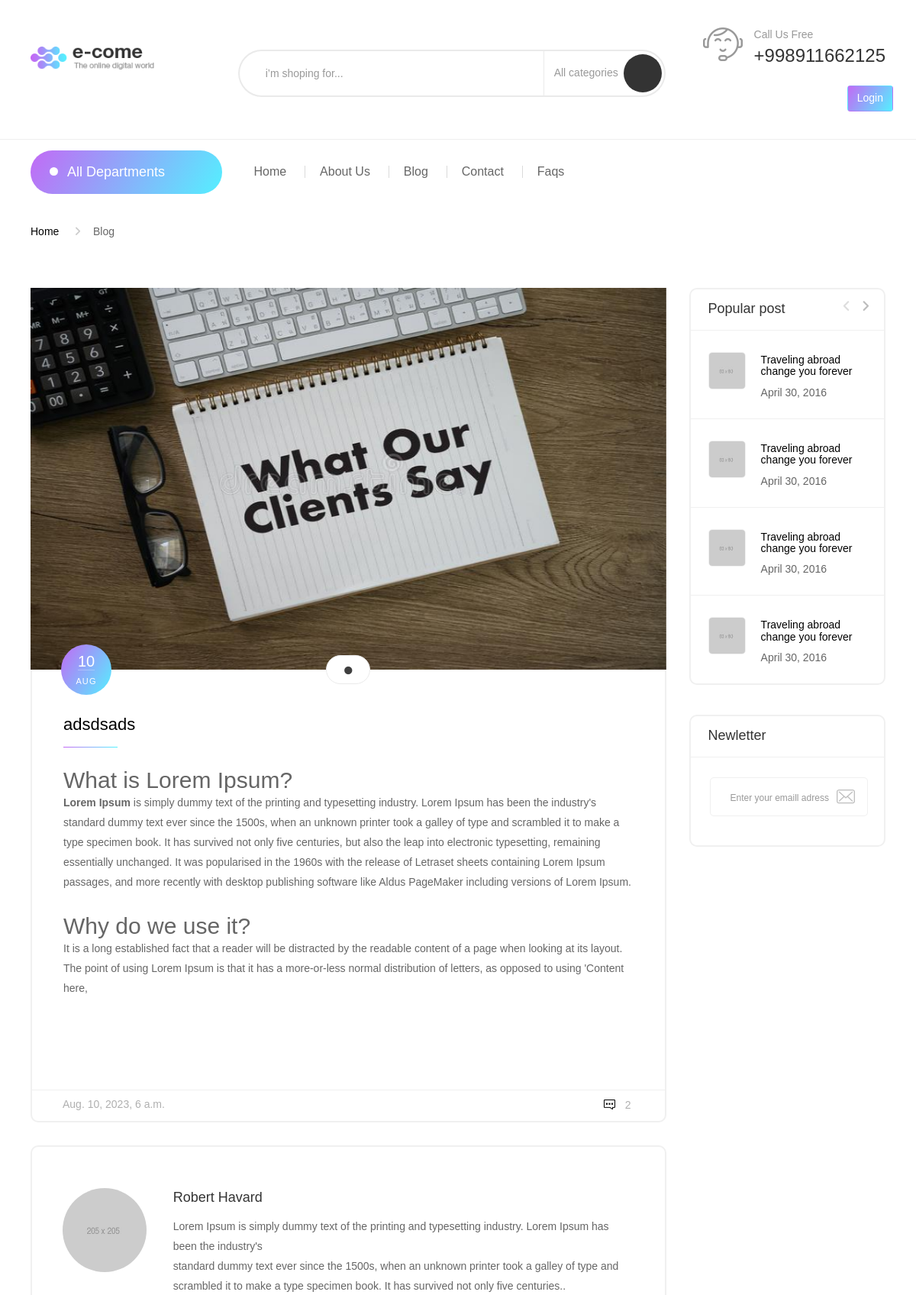
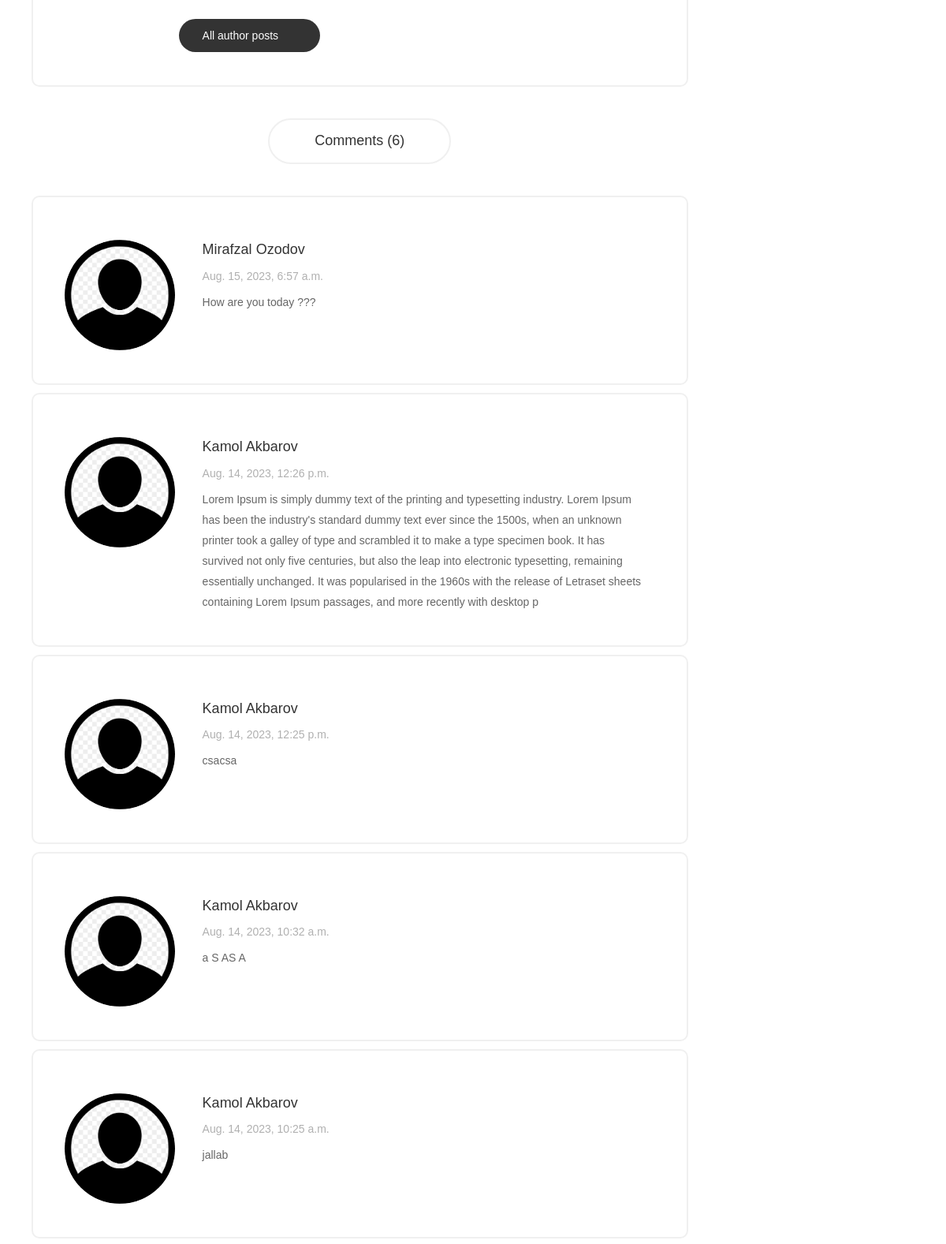
/blog/user/detail/1/ (upper part), run on the app's committed database (2 pictures, top to bottom).
### blog/models.py (models this page shows, shortened)
class BlogImageModel (models.Model):
    id = models.AutoField(name='id', primary_key=True)
    block = models.BooleanField(name='block', default=False)
    image = models.FileField(name='image', upload_to='blog/')
    sequence_number = models.IntegerField(name='sequence_number')
    created_at = models.DateTimeField(name='created_at', auto_now_add=True)
    blog = models.ForeignKey(
        'BlogModel',
        name='blog',
        on_delete=models.CASCADE
    )

class BlogModel (models.Model):
    id = models.AutoField(name='id', primary_key=True)
    title = models.CharField(name='title', max_length=70)
    block = models.BooleanField(name='block', default=True)
    description = RichTextField(name='description', max_length=999)
    author = models.ForeignKey(
        'users.CustomUser',
        name='author',
        on_delete=models.CASCADE
    )
    created_at = models.DateTimeField(name='created_at', auto_now_add=True)

class BlogCommentModel (models.Model):
    id = models.AutoField(name='id', primary_key=True)
    block = models.BooleanField(name='block', default=False)
    message = models.TextField(name='message', max_length=500)
    created_at = models.DateTimeField(name='created_at', auto_now_add=True)
    user = models.ForeignKey(
        'users.CustomUser',
        name='user',
        on_delete=models.CASCADE
    )
    blog = models.ForeignKey(
        'BlogModel',
        name='blog',
        on_delete=models.CASCADE,
    )

### users/models.py (models this page shows, shortened)
class CustomUser (AbstractUser):
    id = models.AutoField(name='id', primary_key=True)
    block = models.BooleanField(name='block', default=False)
    created_at = models.DateTimeField(name="created_at", auto_now_add=True)
    phone = models.CharField(name='phone', max_length=30, blank=False, unique=True)
    email = models.CharField(name='email', max_length=30, blank=False, unique=True)
    image = models.ImageField(name='image', upload_to='user/', default='images/user.png')

### blog/views.py (the view)
# urls.py: path('user/detail/<int:pk>/', UserBlogDetail.as_view(), name='detail'),
class UserBlogDetail (FormView):
    model = BlogModel
    form_class = BlogCommentForm
    context_object_name = 'blog'
    queryset = BlogModel.objects.all()
    template_name = 'user/blog_detail.html'
    def get (self, request: HttpRequest, pk, *args: Any, **kwargs: Any) -> HttpResponse:
        blog = BlogModel.objects.filter(pk=pk, block=False).first()
        blog_images = BlogImageModel.objects.filter(blog=pk, block=False).order_by('sequence_number')
        blog_comments = BlogCommentModel.objects.filter(blog=pk, block=False).order_by('-created_at')
        return render(request, self.template_name, {'blog': blog, 'blog_images': blog_images, 'blog_comments': blog_comments, 'form': self.form_class})

### templates/user/blog_detail.html (shortened to what this page needs)
{% extends 'user/base.html' %}
{% load static %}
{% block content %}
<div class="container container-240">
    <div class="blog spc1">
        <ul class="breadcrumb">
            <li><a href="#">Home</a></li>
            <li class="active">Blog</li>
        </ul>
        <div class="blog-single-post">
            <div class="row">
                <div class="blog-content  col-md-9  col-xs-12">
                    <div class="blog-post-item v2">
                        <div class="blog-img">
                            <a href="#" class="js-single-post">
                                {% for blog_image in blog_images %}
                                {% if blog_image.blog.pk == blog.pk %}
                                {% if blog_image.image.url|slice:"-3:" != "mp4" %}
                                <img src="{{blog_image.image.url}}" alt="" height="500px" class="response_file">
                                {% else %}
                                <video controls muted height="500px" class="response_file">
                                    <source src="{{blog_image.image.url}}" />
                                </video>
                                {% endif %}
                                {% endif %}
                                {% endfor %}
                            </a>
                            <div class="blog-post-date e-gradient abs v2">
                                <span class="b-date">{{blog.created_at|date:"d"}}</span>
                                <span class="b-month">{{blog.created_at|date:"b"}}</span>
                            </div>
                        </div>
                        <div class="blog-info-bd">
                            <div class="blog-info">
                                <h3 class="blog-post-title v2">
                                    <a href="#">{{blog.title}}</a>
                                </h3>
                                <div class="blog-post-desc">
                                    {{blog.description|safe}}
                                </div>
                            </div>
                            <div class="blog-post-author v2">
                                <div class="blog-post-tags v2">
                                    <div class="author">{{blog.created_at}}</div>
                                </div>
                                <div class="blog-post-comment">2</div>
                            </div>
                        </div>
                    </div>
                    <div class="blog-comment">
                        <div class="blog-comment-top">
                            <div class="blog-comment-item">
                                <div class="cmt-img">
                                    <img src="{% static 'img/blog/author1.jpg' %}" alt="">
                                </div>
                                <div class="cmt-content">
                                    <div class="wrp-name"><span class="name">Robert Havard</span></div>
                                    <p>Lorem Ipsum is simply dummy text of the printing and typesetting industry. Lorem
                                        Ipsum has been the industry's<br> standard dummy text ever since the 1500s, when
                                        an unknown printer took a galley of type and scrambled it to make a type
                                        specimen book. It has survived not only five centuries..</p>
                                    <a href="#" class="btn-author">All author posts <i
                                            class="ion-ios-arrow-forward"></i></a>
                                </div>
                            </div>
                        </div>
                        <div class="blog-comment">
                            <div class="cmt-title text-center abs">
                                <h1 class="oval-bd">Comments ({{blog_comments|length}})</h1>
                            </div>
                            <ul>
                                {% for blog_comment in blog_comments %}
                                <li class="bd-7" style="margin: 10px 0;">
                                    <div class="blog-comment-item">
                                        <div class="cmt-img">
                                            <img src="{{blog_comment.user.image.url}}" style="max-width: 140px; max-height: 140px; border-radius: 50%;" alt="">
                                        </div>
                                        <div class="cmt-content">
                                            <div class="wrp-name">
                                                <div class="wrp-element">
                                                    <span class="name">{{blog_comment.user.first_name}} {{blog_comment.user.last_name}}</span>
                                                </div>
                                                <span class="date">{{blog_comment.created_at}}</span>
                                            </div>
                                            <p>{{blog_comment.message}}</p>
                                        </div>
                                    </div>
                                </li>
                                {% endfor %}
                            </ul>
                        </div>
                    </div>
                </div>
                <div class="blog-sidebar col-md-3 col-xs-12">
                    <div class="blog-widget blog-widget-popular">
                        <h1 class="widget-blog-title">Popular post</h1>
                        <div class="owl-carousel owl-theme js-owl-post">
                            <div class="item">
                                <div class="post-item">
                                    <div class="post-img">
                                        <img src="{% static 'img/blog/post1.jpg' %}" alt="">
                                    </div>
                                    <div class="post-info">
                                        <h3><a href="#">Traveling abroad change you forever</a></h3>
                                        <p>April 30, 2016</p>
                                    </div>
                                </div>
                                <div class="post-item">
                                    <div class="post-img">
                                        <img src="{% static 'img/blog/post2.jpg' %}" alt="">
                                    </div>
                                    <div class="post-info">
                                        <h3><a href="#">Traveling abroad change you forever</a></h3>
                                        <p>April 30, 2016</p>
                                    </div>
                                </div>
                                <div class="post-item">
                                    <div class="post-img">
                                        <img src="{% static 'img/blog/post3.jpg' %}" alt="">
                                    </div>
                                    <div class="post-info">
                                        <h3><a href="#">Traveling abroad change you forever</a></h3>
                                        <p>April 30, 2016</p>
                                    </div>
                                </div>
                                <div class="post-item">
                                    <div class="post-img">
                                        <img src="{% static 'img/blog/post4.jpg' %}" alt="">
                                    </div>
                                    <div class="post-info">
                                        <h3><a href="#">Traveling abroad change you forever</a></h3>
                                        <p>April 30, 2016</p>
                                    </div>
                                </div>
                            </div>
                        </div>
                    </div>
                    <div class="blog-widget blog-widget-newsletter">
                        <h1 class="widget-blog-title">Newletter</h1>
                        <div class="newsletter">
                            <form class="form_newsletter" action="#" method="post">
                                <input type="email" value="" placeholder="Enter your emaill adress" name="EMAIL"
                                    id="mail2" class="newsletter-input form-control">
                                <button id="subscribe2" class="button_mini btn" type="submit">
                                </button>
                            </form>
                        </div>
                    </div>
                </div>
            </div>
        </div>
    </div>
</div>
{% endblock %}

### data on the page
BlogImageModel: image (picture)
BlogModel: created_at "10", created_at "AUG", title "adsdsads", description "What is Lorem Ipsum? Lorem Ipsum is simply dummy text of the printing and typesetting industry. Lorem Ipsum has been the industry's standard dummy text ever since the 1500s, when an unknown printer took a galley of type and scrambled it to make a type specimen book. It has survived not only five centuries, but also the leap into electronic typesetting, remaining essentially unchanged. It was popularised in the 1960s with the release of Letraset sheets containing Lorem Ipsum passages, and more recently with desktop publishing software like Aldus PageMaker including versions of Lorem Ipsum. Why do we use it? It is a long established fact that a reader will be distracted by the readable…", created_at "Aug. 10, 2023, 6 a.m."
BlogCommentModel: user.image (placeholder picture), user.first_name "Mirafzal", user.last_name "Ozodov", created_at "Aug. 15, 2023, 6:57 a.m.", message "How are you today ???"
BlogCommentModel: user.image (placeholder picture), user.first_name "Kamol", user.last_name "Akbarov", created_at "Aug. 14, 2023, 12:26 p.m.", message "Lorem Ipsum is simply dummy text of the printing and typesetting industry. Lorem Ipsum has been the industry's standard dummy text ever since the 1500s, when an unknown printer took a galley of type and scrambled it to make a type specimen book. It has survived not only five centuries, but also the leap into electronic typesetting, remaining essentially unchanged. It was popularised in the 1960s with the release of Letraset sheets containing Lorem Ipsum passages, and more recently with desktop p"
BlogCommentModel: user.image (placeholder picture), user.first_name "Kamol", user.last_name "Akbarov", created_at "Aug. 14, 2023, 12:25 p.m.", message "csacsa"
BlogCommentModel: user.image (placeholder picture), user.first_name "Kamol", user.last_name "Akbarov", created_at "Aug. 14, 2023, 10:32 a.m.", message "a S AS A"
BlogCommentModel: user.image (placeholder picture), user.first_name "Kamol", user.last_name "Akbarov", created_at "Aug. 14, 2023, 10:25 a.m.", message "jallab"

### other printed values
{{ blog_comments|length }} "6"
